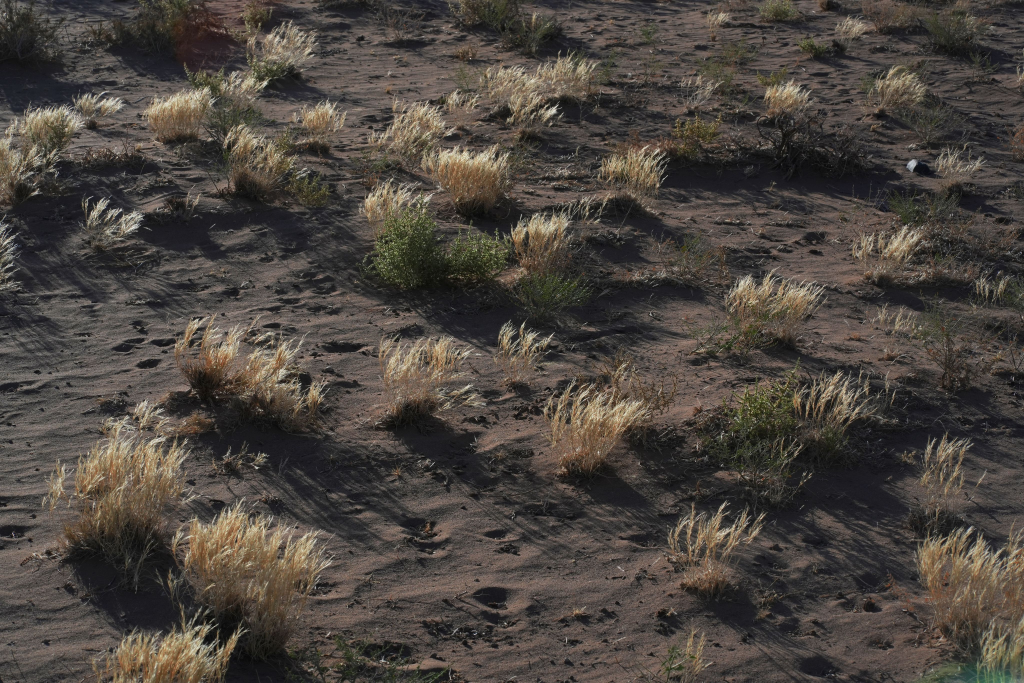
#> input picture assets/source-dusk-ground-28186470.jpg, 4096 x 2731 px (shown at 1/4 size)
$ python trim-haze.py ../assets/source-dusk-ground-28186470.jpg
#> lines starting #> are read from the running program, lines starting #| are printed output that depends on the picture; after the words box and inside, x2 and y2 are one past the last pixel; in counts of white or black regions, pixels touching at a corner belong together
# Trims the pale, misty far ridges from the top of a land layer (Gemini adds
# them behind the subject; keyed out of a light sky they become grey, half
# see-through bands): in each column, everything above the first solid,
# darker detail (trees, shaded rock) goes, fading over a few pixels.
#
#   python3 tools/trim-haze.py assets/NAME.avif [assets/mobile/NAME.avif]
# Needs numpy, scipy and Pillow with AVIF.
import sys

import numpy as np
from PIL import Image
from scipy import ndimage as nd

for path in sys.argv[1:]:
    image = np.asarray(Image.open(path).convert("RGBA")).astype(np.float32) / 255
    H, W = image.shape[:2]
#> H = 2731; W = 4096
    scale = W / 4096
#> scale = 1
    L = image[..., :3] @ [0.2126, 0.7152, 0.0722]
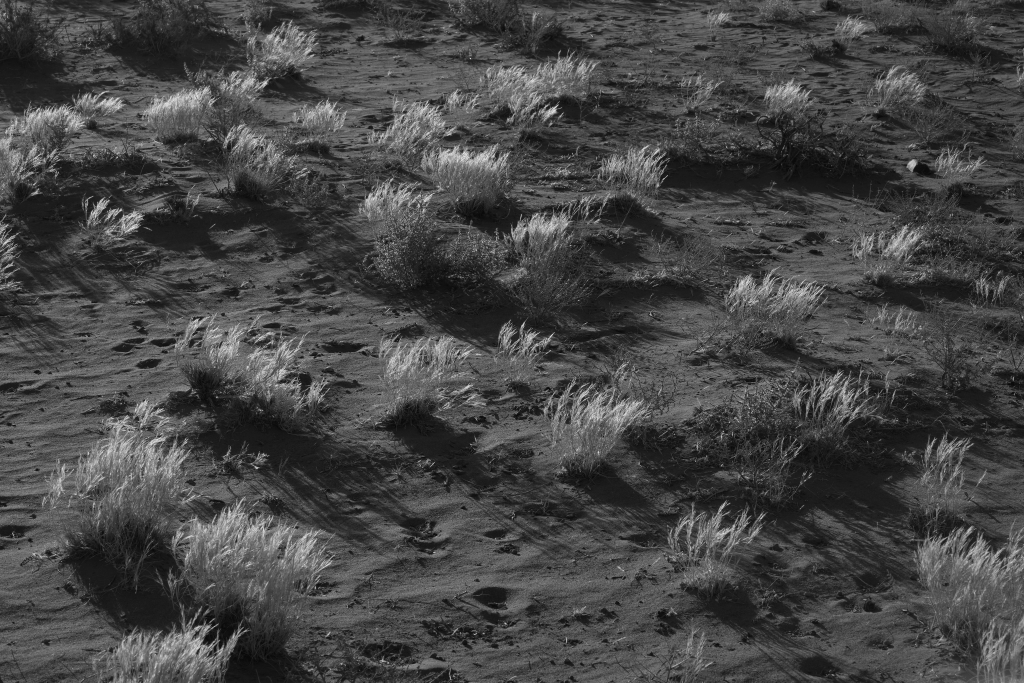
#> L: shape (2731, 4096) float64 (shown at 1/4 size); min 0, max 1, mean 0.275
    solid = (L < 0.5) & (image[..., 3] > 0.9)
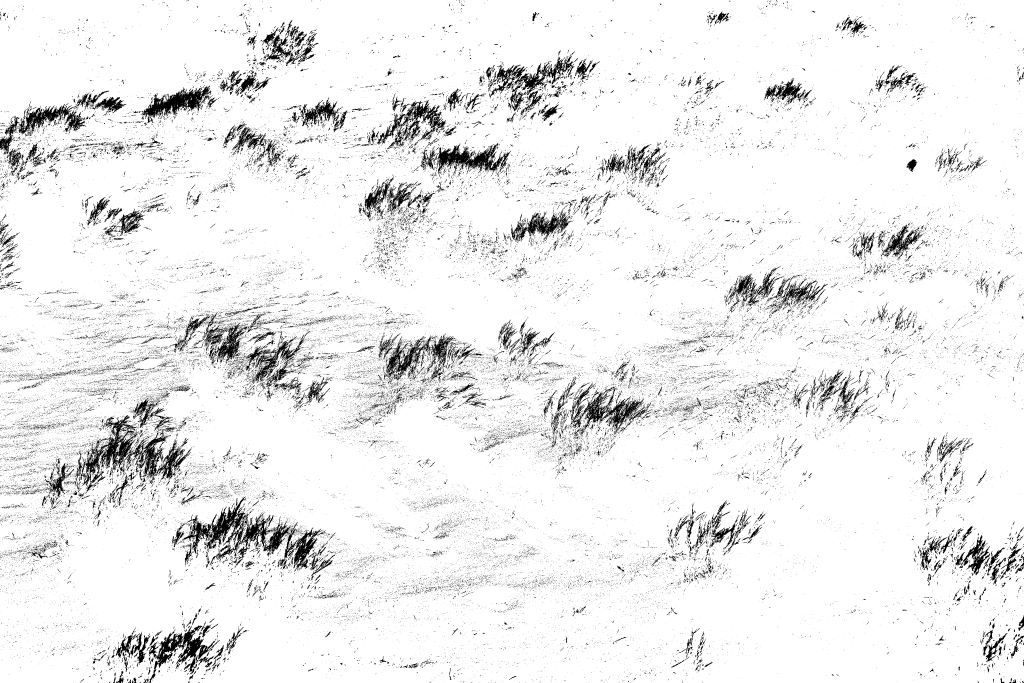
#> solid: shape (2731, 4096) bool (shown at 1/4 size); 93% white; 73010 black regions (69903 under 20 px), largest, box (x1, y1, x2, y2) and area: (322, 1660, 671, 1975) 27706, (718, 1987, 1094, 2240) 25073, (2281, 1531, 2610, 1746) 17182
    dense = nd.uniform_filter(solid.astype(np.float32), max(3, round(15 * scale))) > 0.3
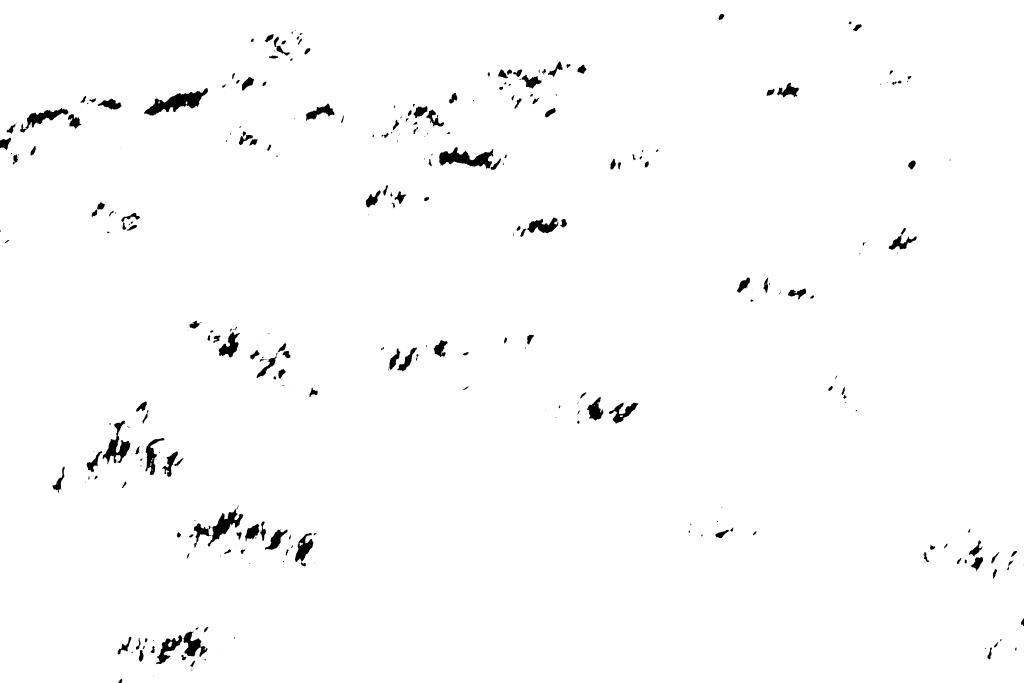
#> dense: shape (2731, 4096) bool (shown at 1/4 size); 98.5% white; 349 black regions (120 under 20 px), largest, box (x1, y1, x2, y2) and area: (576, 353, 832, 462) 10840, (1757, 589, 1974, 675) 9110, (625, 2526, 830, 2657) 8844
    first = np.where(dense.any(0), np.argmax(dense, 0), H)
#> first = 4096 values from 0 to 0
    # A smooth line: no notches where a column happens to lack dark detail.
    first = nd.minimum_filter1d(first, max(3, round(41 * scale)))  # keep tree tips
    first = nd.median_filter(first, max(3, round(201 * scale)))
    first = nd.uniform_filter1d(first.astype(np.float32), max(3, round(121 * scale)))
    rows = np.arange(H)[:, None]
#> rows = 2731 values from 0 to 2730
    fade = np.clip((rows - (first[None, :] - 14 * scale)) / (14 * scale), 0, 1)
#> fade: shape (2731, 4096) float64; every value is 1
    image[..., 3] *= fade
    Image.fromarray((image * 255).astype(np.uint8), "RGBA").save(path, quality=70)
    print(path)

$ run again, on assets/desert-scrub-midground-4k.jpg
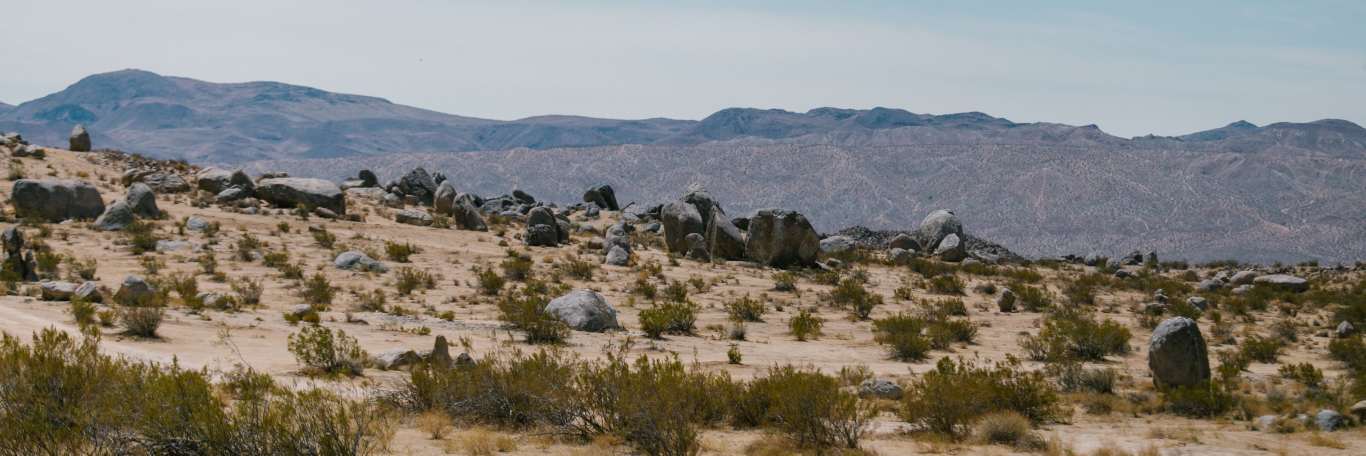
#> input picture assets/desert-scrub-midground-4k.jpg, 4096 x 1366 px (shown at 1/3 size)
#> `solid = (L < 0.5) & (image[..., 3] > 0.9)`:
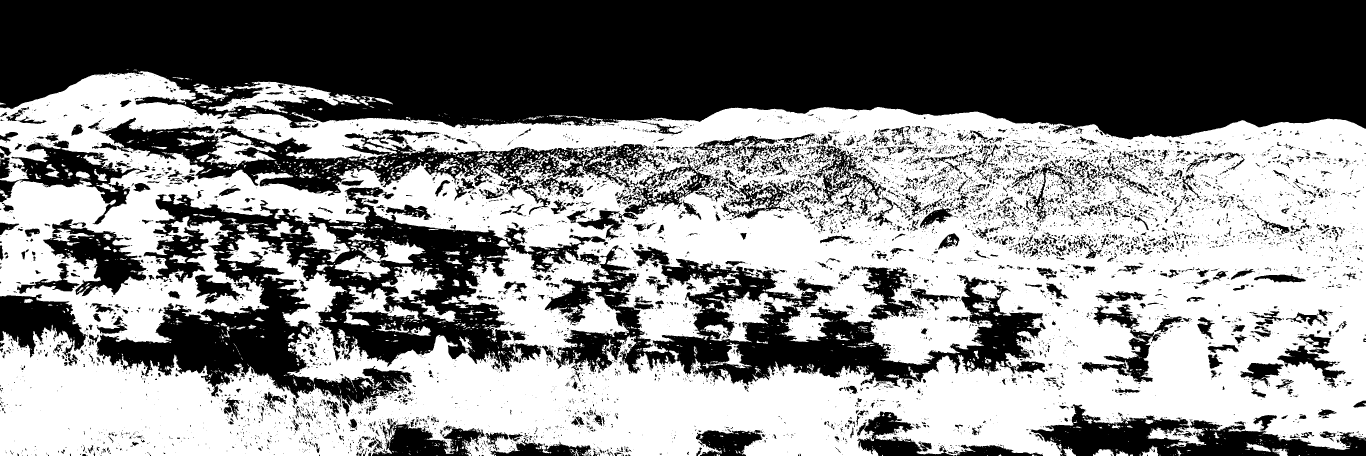
#> solid: shape (1366, 4096) bool (shown at 1/3 size); 53.2% white; 8609 black regions (6702 under 20 px), largest, box (x1, y1, x2, y2) and area: (0, 0, 4096, 419) 1399034, (289, 561, 1824, 1249) 328167, (1634, 740, 3129, 1164) 206880
#> dense: shape (1366, 4096) bool; 61.2% white; 418 black regions (123 under 20 px), largest, box (x1, y1, x2, y2) and area: (0, 0, 4096, 415) 1376417, (294, 587, 1540, 1208) 262628, (1940, 803, 2838, 1156) 97167
#> `first = np.where(dense.any(0), np.argmax(dense, 0), H)`: first = 4096 values, max 415 at index 3385, min 211 at index 427, mean 330.8
#> `first = nd.minimum_filter1d(first, max(3, round(41 * scale)))`: first = 4096 values, max 410 at index 3379, min 211 at index 407, mean 326.1
#> `first = nd.median_filter(first, max(3, round(201 * scale)))`: first = 4096 values, max 405 at index 3417, min 215 at index 367, mean 325.9
#> `first = nd.uniform_filter1d(first.astype(np.float32), max(3, round(121..`: first = 4096 values, max 403.5 at index 3439, min 215.2 at index 419, mean 325.9
#> `image[..., 3] *= fade`:
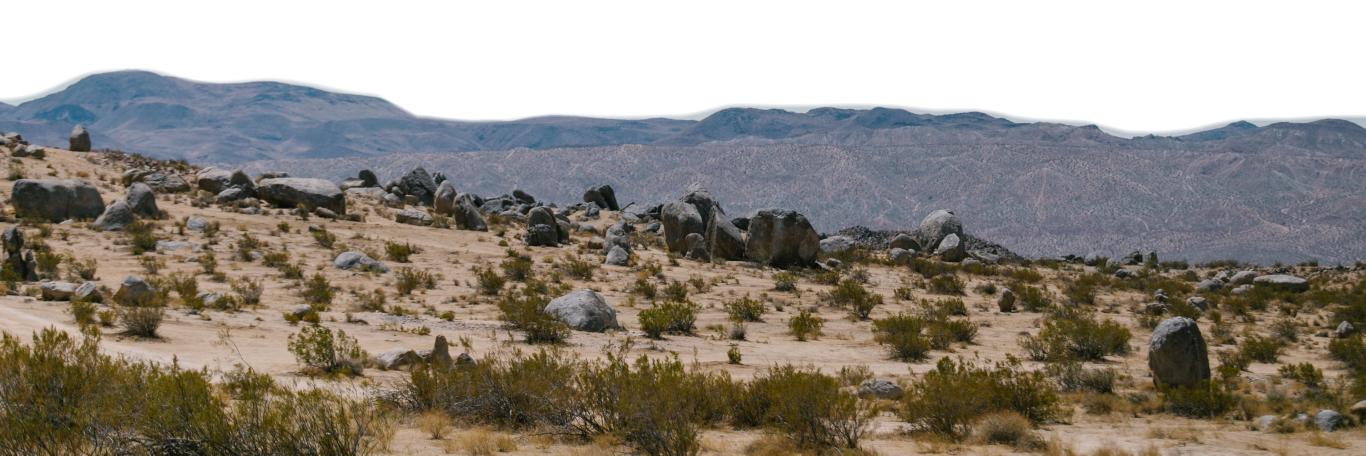
#> image: shape (1366, 4096, 4) float32 (shown at 1/3 size); mean R, G, B, A 0.512, 0.499, 0.464, 0.766; transparent parts drawn white
